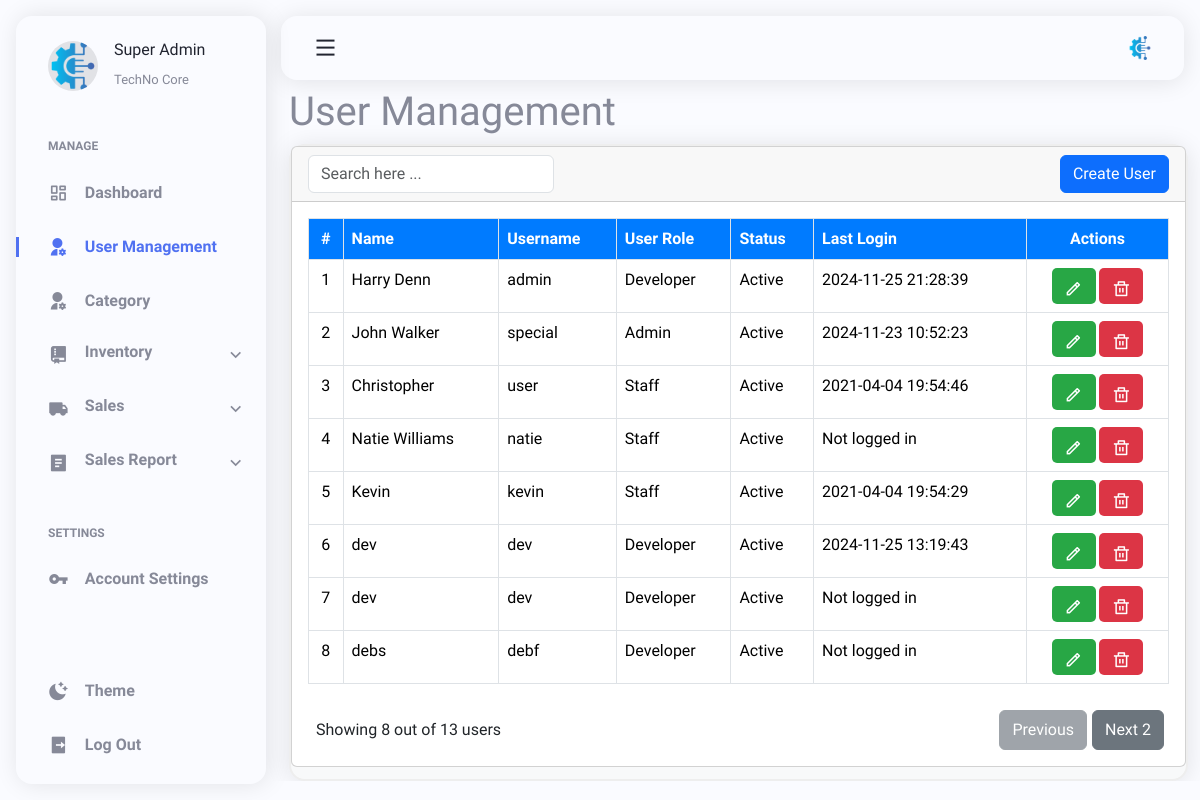
The page /pages/user_management.php (signed in) on the database as committed earlier.
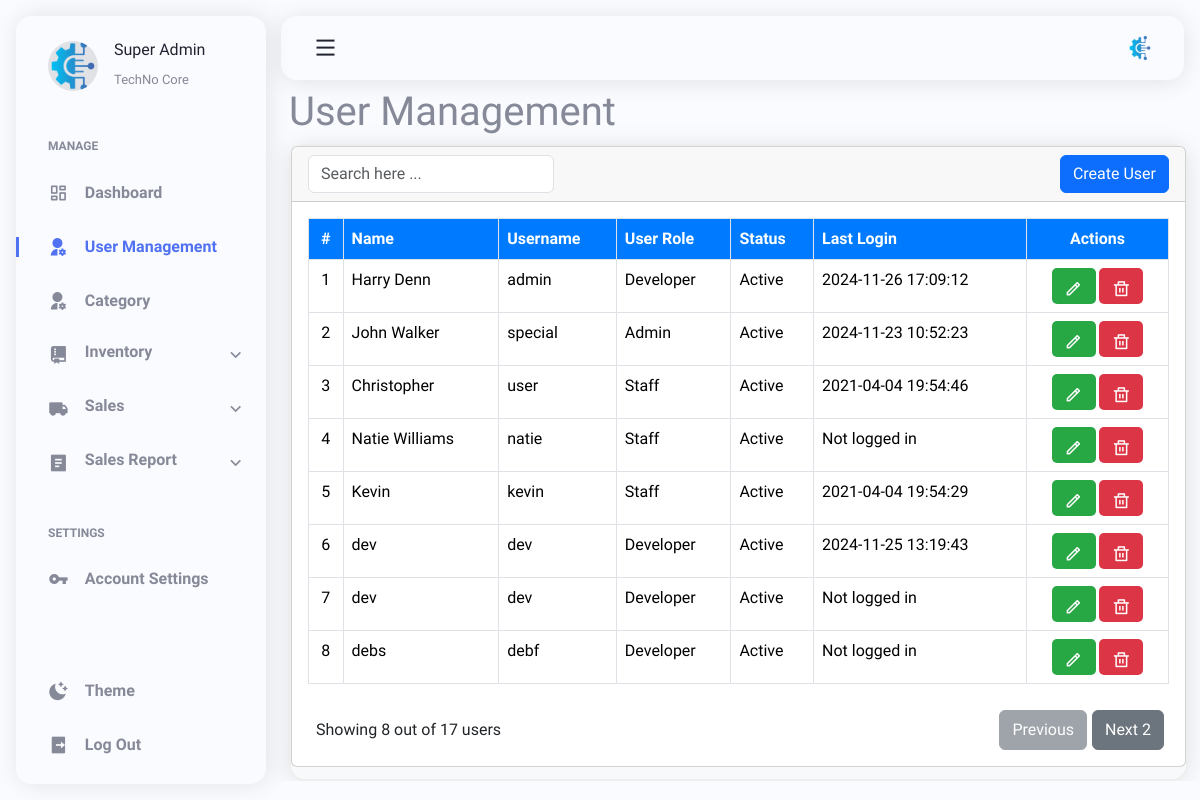
The same page on the database as committed later.
### tables this page shows
CREATE TABLE `users` (
  `User_id` int(11) UNSIGNED NOT NULL,
  `name` varchar(60) NOT NULL,
  `username` varchar(50) NOT NULL,
  `password` varchar(255) NOT NULL,
  `user_level` int(11) NOT NULL,
  `image` varchar(255) DEFAULT 'no_image.jpg',
  `status` int(1) NOT NULL,
  `last_login` datetime DEFAULT NULL
);

### pages/user_management.php (the view, shortened to what the changed rows need)
<?php
include('../layouts/header.php');
require_once '../includes/load.php';
?>
<link rel="stylesheet" href="../lib/usermanagement/userstyle.css">
    <?php include('../layouts/sidebar.php'); ?>
    <h1 class="dash-fix">User Management</h1>
    <div class="main__container">
        <div class="container p-0 m-0">
            <div class="row">
                <div class="col-lg-12">
                    <div class="card">
                        <div class="card-body">
                            <div class="table-responsive">
                                <table class="table table-bordered">
                                    <thead>
                                        <tr>
                                            <th class="text-center">#</th>
                                            <th>Name</th>
                                            <th>Username</th>
                                            <th>User Role</th>
                                            <th>Status</th>
                                            <th>Last Login</th>
                                            <th class="text-center">Actions</th>
                                        </tr>
                                    </thead>
                                    <tbody>
                                        <?php
                                        $stmt = $conn->query("SELECT User_id, name, username, user_level, status, last_login FROM users");
                                        $user_levels = [
                                            1 => 'Developer',
                                            2 => 'Admin',
                                            3 => 'Staff'
                                        ];
                                        $statuses = [
                                            1 => 'Active',
                                            0 => 'Inactive'
                                        ];
                                        $counter = 1;
                                        while ($row = $stmt->fetch()) {
                                            ?>
                                            <tr>
                                                <td class="text-center"><?= $counter++ ?></td>
                                                <td><?= htmlspecialchars($row['name']) ?></td>
                                                <td><?= htmlspecialchars($row['username']) ?></td>
                                                <td><?= $user_levels[$row['user_level']] ?></td>
                                                <td><?= $statuses[$row['status']] ?></td>
                                                <td><?= ($row['last_login'] ? htmlspecialchars($row['last_login']) : 'Not logged in') ?>
                                                </td>
                                                <td class="text-center">
                                                    <button type="button" class="editU-btn btn-secondary"
                                                        data-bs-toggle="modal"
                                                        data-bs-target="#editUserModal_<?= $row['User_id'] ?>">
                                                        <i class="ri-pencil-line"></i>
                                                    </button>
                                                    <button type="button" class="deleteU-btn btn-danger"
                                                        data-bs-toggle="modal"
                                                        data-bs-target="#deleteUserModal_<?= $row['User_id'] ?>">
                                                        <i class="ri-delete-bin-line"></i>
                                                    </button>
                                                </td>
                                            </tr>
                                        <?php } ?>
                                    </tbody>
                                </table>
                            </div>
                            <div class="pagination-container d-flex">
                                <span class="total-users me-auto p-2">Showing 8 out of 0 users</span>
                                <button class="prev-page btn btn-secondary" disabled>Previous</button>
                                <button class="next-page btn btn-secondary" disabled>Next</button>
                            </div>
                        </div>
                    </div>
                </div>
            </div>
        </div>
    </div>
</body>
</html>

Rows that differ between the two databases and show on the page:
changed users "Harry Denn": last_login "2024-11-25 21:28:39" → "2024-11-26 17:09:12"
Other text that changed with them:
text written by a page script: "Showing 8 out of 13 users" → "Showing 8 out of 17 users"
